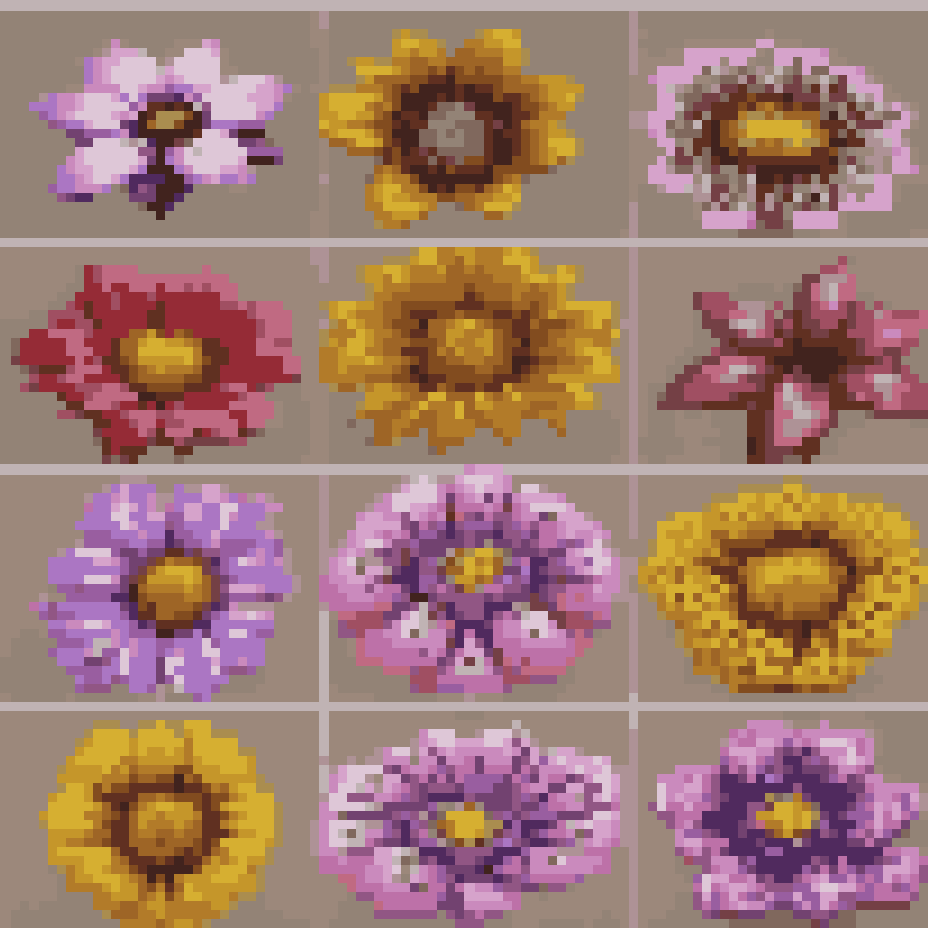
#> input picture upzised/flowersMatrix-upsized1.png, 928 x 928 px, found by its file name; its folder holds only this picture in this run
$ python imagedatapreprop.py
#> lines starting #> are read from the running program, lines starting #| are printed output that depends on the picture
from PIL import Image
#Given a sprite sheet of m x n images, assuming that all sprites have the same
#dimensions this script extracts each image and saves it in a separate file.
# Load the image
def imageloaderFromMatix(image_path,idx):
#> called with image_path = 'flowersMatrix-upsized1.png', idx = 0
    input_path = ".\\upzised\\"
    output_path = ".\\upzised\\out\\"
    img = Image.open(input_path+image_path)
#> img is the input picture: PIL image 928x928 RGB; mean R, G, B 160.4, 123, 112.8

# Calculate the size of the individual images
    width, height = img.size
#> width = 928; height = 928
    single_width = width // 3
#> single_width = 309
    single_height = height // 4
#> single_height = 232

# Loop through the matrix
    for i in range(4):
        for j in range(3):
        # Calculate the box to extract
            left = j * single_width
            top = i * single_height
            right = (j+1) * single_width
            bottom = (i+1) * single_height
            box = (left, top, right, bottom)

        # Extract and save the image
            extracted_img = img.crop(box)
            extracted_img.save(f"{output_path}image_{i}_{j}_{idx}.png")
#> this loop made 4 passes
#> pass 1, in imageloaderFromMatix, `extracted_img.save(f"{output_path}image_{i}_{j}_{idx}.png")`:
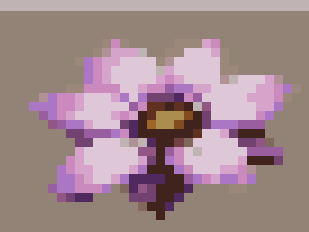
#> saved as image_0_0_0.png: PIL image 309x232 RGB; mean R, G, B 160.8, 135.3, 140.3
#> pass 1, in imageloaderFromMatix, `extracted_img.save(f"{output_path}image_{i}_{j}_{idx}.png")`:
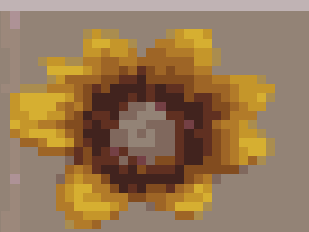
#> saved as image_0_1_0.png: PIL image 309x232 RGB; mean R, G, B 150.1, 119.9, 84.6
#> pass 1, in imageloaderFromMatix, `extracted_img.save(f"{output_path}image_{i}_{j}_{idx}.png")`:
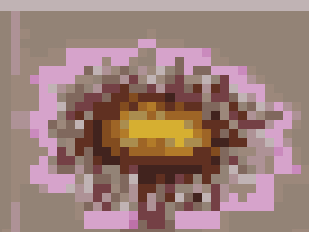
#> saved as image_0_2_0.png: PIL image 309x232 RGB; mean R, G, B 155.7, 126.7, 120.1
#> pass 2, in imageloaderFromMatix, `extracted_img.save(f"{output_path}image_{i}_{j}_{idx}.png")`:
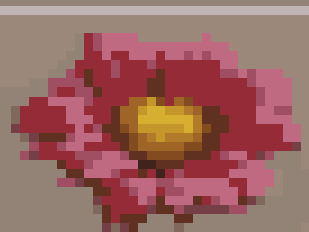
#> saved as image_1_0_0.png: PIL image 309x232 RGB; mean R, G, B 154.8, 101.5, 96.8
#> after the loop:
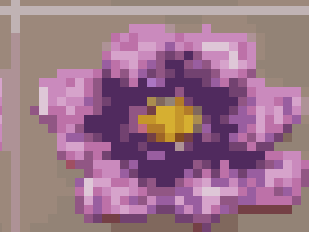
#> extracted_img: PIL image 309x232 RGB; mean R, G, B 155.7, 116.2, 136.5

for i in range(15):
#> (the run stopped early here; a loop or call above may not have finished)
